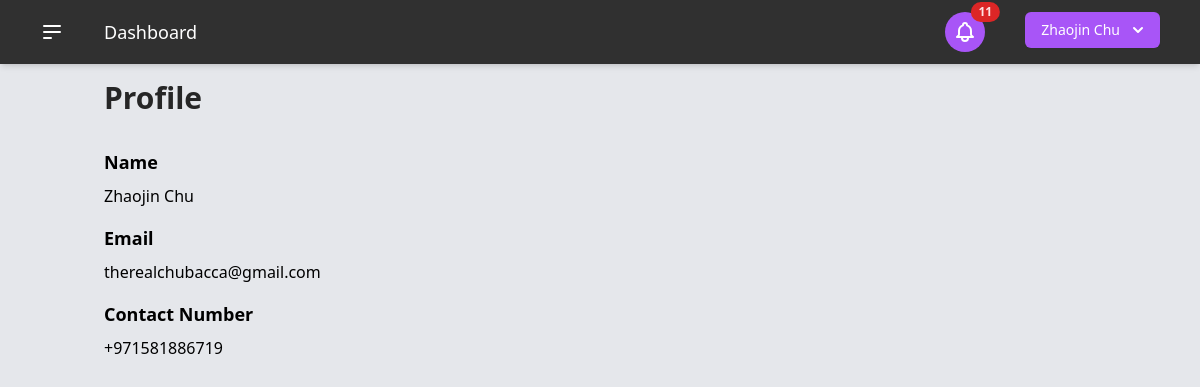
The page /profile (signed in) on the database its author committed.
### users/models.py (models this page shows, shortened)
class User(AbstractBaseUser):
    USER_TYPE_CHOICES = (
        (1, "Student"),
        (2, "Teacher"),
    )
    user_type = models.PositiveSmallIntegerField(
        choices=USER_TYPE_CHOICES,
        default=1,
    )
    timezone = models.CharField(max_length=50, default="UTC")
    email = models.EmailField(
        "email address",
        max_length=255,
        unique=True,
        validators=[EmailValidator(message="Enter a valid email address.")],
    )
    first_name = models.CharField(
        "first name",
        max_length=150,
        validators=[
            RegexValidator(r"^[a-zA-Z\s]+$", "Enter a valid first name (letters only).")
        ],
    )
    last_name = models.CharField(
        "last name",
        max_length=150,
        validators=[
            RegexValidator(r"^[a-zA-Z\s]+$", "Enter a valid last name (letters only).")
        ],
    )
    password = models.CharField(
        "password",
        max_length=255,
        validators=[
            MinLengthValidator(8),
            RegexValidator(
                r"^(?=.*[a-z])(?=.*[A-Z])(?=.*\d)[A-Za-z\d]{8,}$",
                "Password must have at least 8 characters, including a number and a capital letter.",
            ),
        ],
    )
    contact_number = PhoneNumberField()
    date_of_birth = models.DateField("date of birth")
    two_factor_enabled = models.BooleanField(default=False)
    two_factor_code = models.CharField(max_length=6, blank=True, null=True)
    two_factor_code_expiry = models.DateTimeField(blank=True, null=True)
    password_reset_token = models.CharField(max_length=100, null=True, blank=True)
    password_reset_token_created_at = models.DateTimeField(null=True, blank=True)
    objects = UserManager()
    USERNAME_FIELD = "email"
    REQUIRED_FIELDS = ["__all__"]

### users/views.py (the view)
# urls.py: path("profile", profile, name="user_profile"),
def profile(request):
    return render(request, "users/profile.html")

### templates/users/profile.html
{% extends "_dashboard.html" %}
{% block name %}Profile{% endblock %}
{% block content %}
<div class="flex flex-col gap-4 justify-center w-full max-w-md">
    <div class="flex flex-col gap-4">
        <div class="flex flex-col gap-2">
            <div class="text-lg font-semibold">Name</div>
            <div>{{ user.first_name }} {{ user.last_name }}</div>
        </div>
        <div class="flex flex-col gap-2">
            <div class="text-lg font-semibold">Email</div>
            <div>{{ user.email }}</div>
        </div>
        <div class="flex flex-col gap-2">
            <div class="text-lg font-semibold">Contact Number</div>
            <div>{{ user.contact_number }}</div>
        </div>
    </div>
</div>
{% endblock content %}

### templates/components/current_user.html (shortened to what this page needs)
{% load static %}
<div x-data="{ open: false }" class="relative inline-block text-left mr-4">
    <div>
        <button
            @click="open = !open"
            type="button"
            class="inline-flex justify-center w-full rounded-md shadow-sm px-4 py-2 bg-purple-500 text-sm font-medium text-white hover:bg-purple-600 ring-purple-800"
            id="options-menu"
            aria-haspopup="true"
            x-bind:aria-expanded="open"
        >
            {{ user.first_name }} {{ user.last_name }}
            <svg
                class="-mr-1 ml-2 h-5 w-5"
                xmlns="http://www.w3.org/2000/svg"
                viewBox="0 0 20 20"
                fill="currentColor"
                aria-hidden="true"
            >
                <path
                    fill-rule="evenodd"
                    d="M5.293 7.293a1 1 0 011.414 0L10 10.586l3.293-3.293a1 1 0 111.414 1.414l-4 4a1 1 0 01-1.414 0l-4-4a1 1 0 010-1.414z"
                    clip-rule="evenodd"
                />
            </svg>
        </button>
    </div>
</div>

### rows shown on the page
User: first_name "Zhaojin", last_name "Chu", email "therealchubacca@gmail.com", contact_number "+971581886719"
